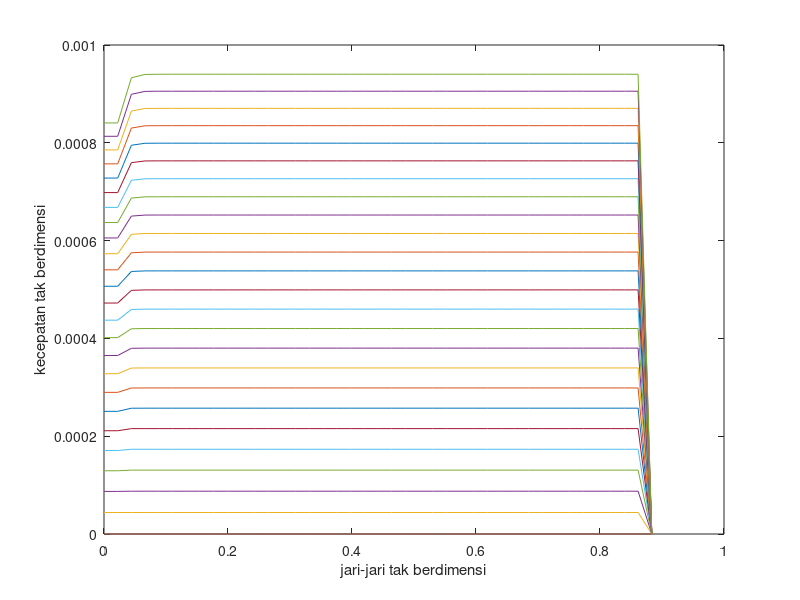

Reproduce this figure in MATLAB.
clear;
clc;

%diskritisasi
dx=0.025;
dz=0.1;
dt=0.00001;

N=1/dx;
M=1/dz;
nT=25;


%Parameter dari jurnal
d = 0.2;
l0 = 1;
L = 1.8;
B1 = 4;
B2 = 4;
n = 0.7;

fp = 1.2;
omega_p = 2 * pi * fp;

fb = 1.2;
omega_b = 2 * pi * fb;

P = 0;
sigma = 0.2;
We = 0.5;
K = 0.3;

% dari tesis IDA dan jurnal
c = 0.2;
A0 = 32;
A1 = c * A0;
alpha = 2;
e = A1 / A0;
c1 = 2 * pi;
omg_r = fb / fp;
c2 = 2 * pi * omg_r;

m = 1;

for i = 1 : N+1
  x(i) = (i - 1) * dx;
end

for j = 1 : nT
  t(j) = (j - 1) * dt;
end

w = zeros(N+1, nT)

% koefisien R
delta = 0.2;
etal = 4 * delta;
epsi = 0.2;
z = 0.52;

R = (1 + epsi * z) * (1 - 64 / 10 * etal * ((11/32 * (z-sigma))...
    - (47/48 * ((z-sigma) ^ 2))...
    + ((z - sigma)^3)...
    - (1/3 * ((z-sigma) ^4)) ));
    
r = x * R

for i = 2 : N
  for j = 2 : nT
      dw = (w(i+1, j) - w(i-1,j)) / 2 * dx;
      ddw = (w(i+1,j) - 2 * w(i,j) + w(i-1, j)) / dx ^ 2;
      Dxp = abs(w(i+1,j) - w(i,j)) / dx;
      Dxn = abs(w(i,j) - w(i-1,j)) / dx;
      Dx = (1-m) * ((1 + We/R * Dxp) ^ (n-1)) ^ (-1) - (1 + (We/R * Dxn) ^ (n-1)) ^ (-1);
%      notationA = 1 + (We / R * abs(dw) ^ (n-1));
%      varA = B1 * (1 + e * cos(c1 * t(j))) + B2 * (cos(c2 * t(j) + P));
%      varB = (1 / (x(i) * R^2)) * (m + (1-m) * notationA ^ (-1)) * dw;
%      varC = ddw / (R ^ 2) * (m + (1-m) * notationA ^ (-1));
%      varD = (dw / R ^ 2) * (1-m) * (notationA ^ (-2)) * Dx * ((1-m) * notationA);
%      varE = w(i,j) / k * (m + (1-m) / (1 + (We ^ (n-1)) * (abs(w(i,j)) ^ (n-1)) ));
%      varD = 0;
      w(i,j+1)=w(i,j)+dt/alpha*(B1*(1+e*cos(c1*t(j)))+B2*(cos(c2*t(j)+P))...
          +1/(x(i)*R*R)*(m+(1-m)*(1+(We/R*abs(dw))^(n-1))^(-1))*dw...
          +ddw/(R*R)*(m+(1-m)*(1+(We/R*abs(dw))^(n-1))^(-1))...
          -1/R^(n+1)*dw*(1-m)*(1+(We/R*abs(dw))^(n-1))^(-2)*Dx...
          -w(i,j)/K*(m+(1-m)/(1+We^(n-1)*abs(w(i,j))^(n-1))));
%      w(1, j+1) = w(2, j+1);
%      w(N+1, j+1) = 0
   endfor
endfor

% w(i,j) adalah w saat x(i) dan t(j)

% t(1) -> w = 0;
w(:, 1) = 0;

% x(N+1) -> w = 0;
w(N+1,:) = 0;

% w(1, j) = w(2, j)
w(1,:) = w(2,:);

figure(1)
plot(r, w)
xlabel("jari-jari tak berdimensi")
ylabel("kecepatan tak berdimensi")